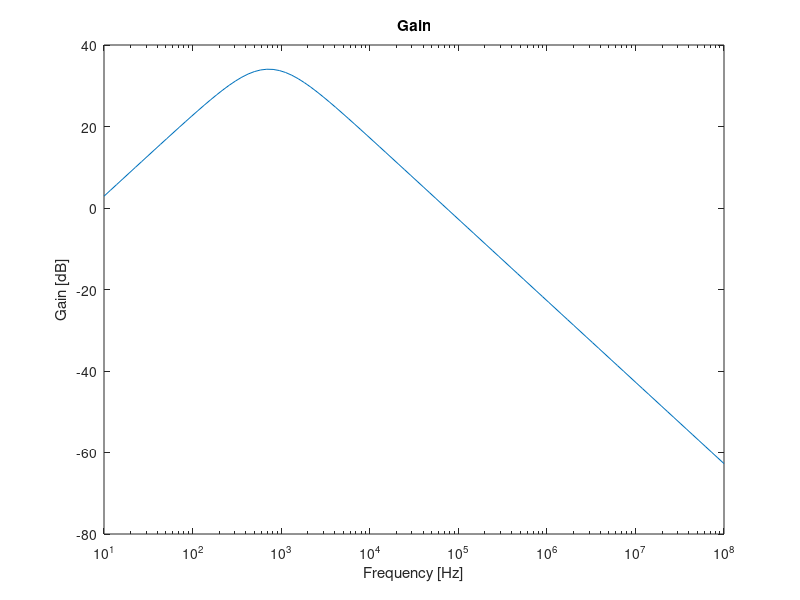
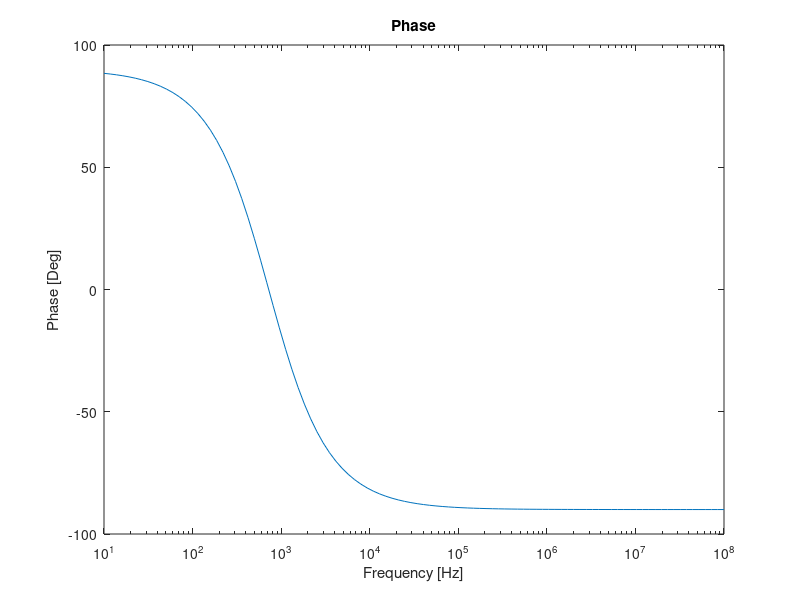

Recreate these plots in MATLAB, in order.
close all
clear all
format long

R1 = 1000
R2 = 1000
R3 = 100000
R4 = 1000
C1 = 220e-9
C2 = 220e-9

printf("UsedValues_TAB \n"); 
printf("$R_{1}$ = %e Ohm \n", R1);
printf("$R_{2}$ = %e Ohm \n", R2);
printf("$R_{3}$ = %e Ohm \n", R3);
printf("$R_{4}$ = %e Ohm \n", R4);
printf("$C_{1}$ = %e F \n", C1);
printf("$C_{2}$ = %e F \n", C2);
printf("UsedValues_END \n \n");

%central frequency
wL = 1/(R1*C1)
wH = 1/(R2*C2)
wO = sqrt(wL*wH)
f = wO/(2*pi)

%gain
gain = abs((R1*C1*wO*j)/(1+R1*C1*wO*j)*(1+R3/R4)*(1/(1+R2*C2*wO*j)))
gaindb = 20*log10(abs(gain))

%input impedance
Zin = abs(R1 + 1/(j*wO*C1))

%output impedance
Zout = abs(1/(j*wO*C2+1/R2))

printf("teoresults_TAB \n"); 
printf("Gain = %e dB\n", gaindb);
printf("Centralfrequency = %e Hz \n", f);
printf("teoresults_END \n \n");


printf("teoresults2_TAB \n");
printf("$Z_{input}$ = %e Ohm \n", Zin);
printf("$Z_{output}$ = %e Ohm \n", Zout);
printf("teoresults2_END \n \n");


%frequency response
freq = logspace(1,8,100);

rp = (R1*C1*2*pi*freq*j)./(1+R1*C1*2*pi*freq*j)*(1+R3/R4).*(1./(1+R2*C2*2*pi*freq*j));

f1 = figure();
semilogx(freq,20*log10(abs(rp)));
xlabel("Frequency [Hz]");
ylabel("Gain [dB]");
title("Gain");
print(f1, "teo_gain.eps", "-depsc");

f2 = figure();
semilogx(freq,180*arg(rp)/pi);
xlabel("Frequency [Hz]");
ylabel("Phase [Deg]");
title("Phase");
print(f2, "teo_phase.eps", "-depsc");
